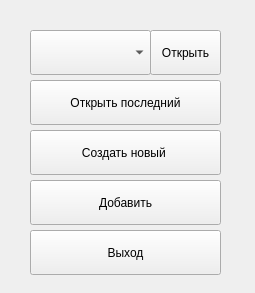
<?xml version="1.0" encoding="UTF-8"?>
<ui version="4.0">
 <class>Menu</class>
 <widget class="QMainWindow" name="Menu">
  <property name="geometry">
   <rect>
    <x>0</x>
    <y>0</y>
    <width>255</width>
    <height>293</height>
   </rect>
  </property>
  <property name="sizePolicy">
   <sizepolicy hsizetype="Fixed" vsizetype="Fixed">
    <horstretch>0</horstretch>
    <verstretch>0</verstretch>
   </sizepolicy>
  </property>
  <property name="windowTitle">
   <string>Menu</string>
  </property>
  <widget class="QWidget" name="centralwidget">
   <widget class="QPushButton" name="lastButton">
    <property name="geometry">
     <rect>
      <x>30</x>
      <y>80</y>
      <width>191</width>
      <height>45</height>
     </rect>
    </property>
    <property name="text">
     <string>Открыть последний</string>
    </property>
   </widget>
   <widget class="QPushButton" name="exitButton">
    <property name="geometry">
     <rect>
      <x>30</x>
      <y>230</y>
      <width>191</width>
      <height>45</height>
     </rect>
    </property>
    <property name="text">
     <string>Выход</string>
    </property>
   </widget>
   <widget class="QPushButton" name="importButton">
    <property name="geometry">
     <rect>
      <x>30</x>
      <y>180</y>
      <width>191</width>
      <height>45</height>
     </rect>
    </property>
    <property name="sizePolicy">
     <sizepolicy hsizetype="Preferred" vsizetype="Preferred">
      <horstretch>0</horstretch>
      <verstretch>0</verstretch>
     </sizepolicy>
    </property>
    <property name="layoutDirection">
     <enum>Qt::LeftToRight</enum>
    </property>
    <property name="text">
     <string>Добавить</string>
    </property>
    <property name="autoDefault">
     <bool>false</bool>
    </property>
   </widget>
   <widget class="QPushButton" name="createButton">
    <property name="geometry">
     <rect>
      <x>30</x>
      <y>130</y>
      <width>191</width>
      <height>45</height>
     </rect>
    </property>
    <property name="text">
     <string>Создать новый </string>
    </property>
   </widget>
   <widget class="QPushButton" name="opencurrent_button">
    <property name="geometry">
     <rect>
      <x>150</x>
      <y>30</y>
      <width>71</width>
      <height>45</height>
     </rect>
    </property>
    <property name="text">
     <string>Открыть</string>
    </property>
   </widget>
   <widget class="QComboBox" name="comboBox">
    <property name="geometry">
     <rect>
      <x>30</x>
      <y>30</y>
      <width>121</width>
      <height>45</height>
     </rect>
    </property>
   </widget>
  </widget>
 </widget>
 <resources/>
 <connections/>
</ui>
